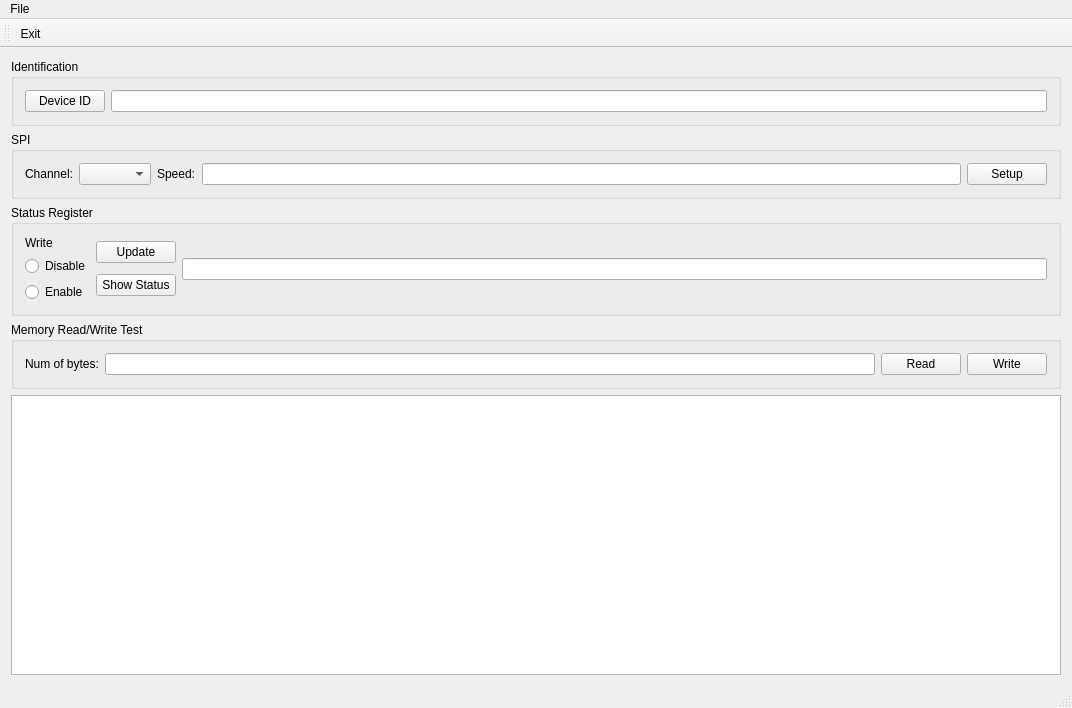
<?xml version="1.0" encoding="UTF-8"?>
<ui version="4.0">
 <class>MainWindow</class>
 <widget class="QMainWindow" name="MainWindow">
  <property name="geometry">
   <rect>
    <x>0</x>
    <y>0</y>
    <width>1072</width>
    <height>708</height>
   </rect>
  </property>
  <property name="windowTitle">
   <string>MainWindow</string>
  </property>
  <widget class="QWidget" name="centralWidget">
   <layout class="QVBoxLayout" name="verticalLayout_4">
    <item>
     <layout class="QVBoxLayout" name="verticalLayout_3">
      <item>
       <widget class="QGroupBox" name="groupBox_3">
        <property name="title">
         <string>Identification</string>
        </property>
        <layout class="QHBoxLayout" name="horizontalLayout_5">
         <item>
          <widget class="QPushButton" name="pushButton_2">
           <property name="text">
            <string>Device ID</string>
           </property>
          </widget>
         </item>
         <item>
          <widget class="QLineEdit" name="lineEdit_ID"/>
         </item>
        </layout>
       </widget>
      </item>
      <item>
       <widget class="QGroupBox" name="groupBox">
        <property name="title">
         <string>SPI</string>
        </property>
        <layout class="QHBoxLayout" name="horizontalLayout_3">
         <item>
          <layout class="QHBoxLayout" name="horizontalLayout_2">
           <item>
            <layout class="QHBoxLayout" name="horizontalLayout">
             <item>
              <widget class="QLabel" name="label_2">
               <property name="text">
                <string>Channel:</string>
               </property>
              </widget>
             </item>
             <item>
              <widget class="QComboBox" name="comboBox_spich"/>
             </item>
             <item>
              <widget class="QLabel" name="label_3">
               <property name="text">
                <string>Speed:</string>
               </property>
              </widget>
             </item>
            </layout>
           </item>
           <item>
            <widget class="QLineEdit" name="lineEdit_fSCLK"/>
           </item>
           <item>
            <widget class="QPushButton" name="pushButton">
             <property name="text">
              <string>Setup</string>
             </property>
            </widget>
           </item>
          </layout>
         </item>
        </layout>
       </widget>
      </item>
      <item>
       <widget class="QGroupBox" name="groupBox_2">
        <property name="title">
         <string>Status Register</string>
        </property>
        <layout class="QHBoxLayout" name="horizontalLayout_4">
         <item>
          <layout class="QVBoxLayout" name="verticalLayout">
           <item>
            <widget class="QLabel" name="label">
             <property name="text">
              <string>Write</string>
             </property>
            </widget>
           </item>
           <item>
            <widget class="QRadioButton" name="radioButton_DISWR">
             <property name="text">
              <string>Disable</string>
             </property>
            </widget>
           </item>
           <item>
            <widget class="QRadioButton" name="radioButton_ENWR">
             <property name="text">
              <string>Enable</string>
             </property>
            </widget>
           </item>
          </layout>
         </item>
         <item>
          <layout class="QVBoxLayout" name="verticalLayout_2">
           <item>
            <widget class="QPushButton" name="pushButton_updatestatus">
             <property name="text">
              <string>Update</string>
             </property>
            </widget>
           </item>
           <item>
            <widget class="QPushButton" name="pushButton_StatusReg">
             <property name="text">
              <string>Show Status</string>
             </property>
            </widget>
           </item>
          </layout>
         </item>
         <item>
          <widget class="QLineEdit" name="lineEdit_status"/>
         </item>
        </layout>
       </widget>
      </item>
      <item>
       <widget class="QGroupBox" name="groupBox_4">
        <property name="title">
         <string>Memory Read/Write Test</string>
        </property>
        <layout class="QHBoxLayout" name="horizontalLayout_6">
         <item>
          <widget class="QLabel" name="label_4">
           <property name="text">
            <string>Num of bytes:</string>
           </property>
          </widget>
         </item>
         <item>
          <widget class="QLineEdit" name="lineEdit_nums"/>
         </item>
         <item>
          <widget class="QPushButton" name="pushButton_Read">
           <property name="text">
            <string>Read</string>
           </property>
          </widget>
         </item>
         <item>
          <widget class="QPushButton" name="pushButton_Write">
           <property name="text">
            <string>Write</string>
           </property>
          </widget>
         </item>
        </layout>
       </widget>
      </item>
     </layout>
    </item>
    <item>
     <widget class="QPlainTextEdit" name="plainTextEdit_output"/>
    </item>
   </layout>
  </widget>
  <widget class="QToolBar" name="mainToolBar">
   <attribute name="toolBarArea">
    <enum>TopToolBarArea</enum>
   </attribute>
   <attribute name="toolBarBreak">
    <bool>false</bool>
   </attribute>
   <addaction name="actionExit"/>
  </widget>
  <widget class="QStatusBar" name="statusBar"/>
  <widget class="QMenuBar" name="menuBar">
   <property name="geometry">
    <rect>
     <x>0</x>
     <y>0</y>
     <width>1072</width>
     <height>26</height>
    </rect>
   </property>
   <widget class="QMenu" name="menuFile">
    <property name="title">
     <string>File</string>
    </property>
    <addaction name="actionExit"/>
   </widget>
   <addaction name="menuFile"/>
  </widget>
  <action name="actionExit">
   <property name="icon">
    <iconset resource="resource.qrc">
     <normaloff>:/img/rec/exit_icon.png</normaloff>:/img/rec/exit_icon.png</iconset>
   </property>
   <property name="text">
    <string>Exit</string>
   </property>
  </action>
 </widget>
 <layoutdefault spacing="6" margin="11"/>
 <resources>
  <include location="resource.qrc"/>
 </resources>
 <connections/>
</ui>
